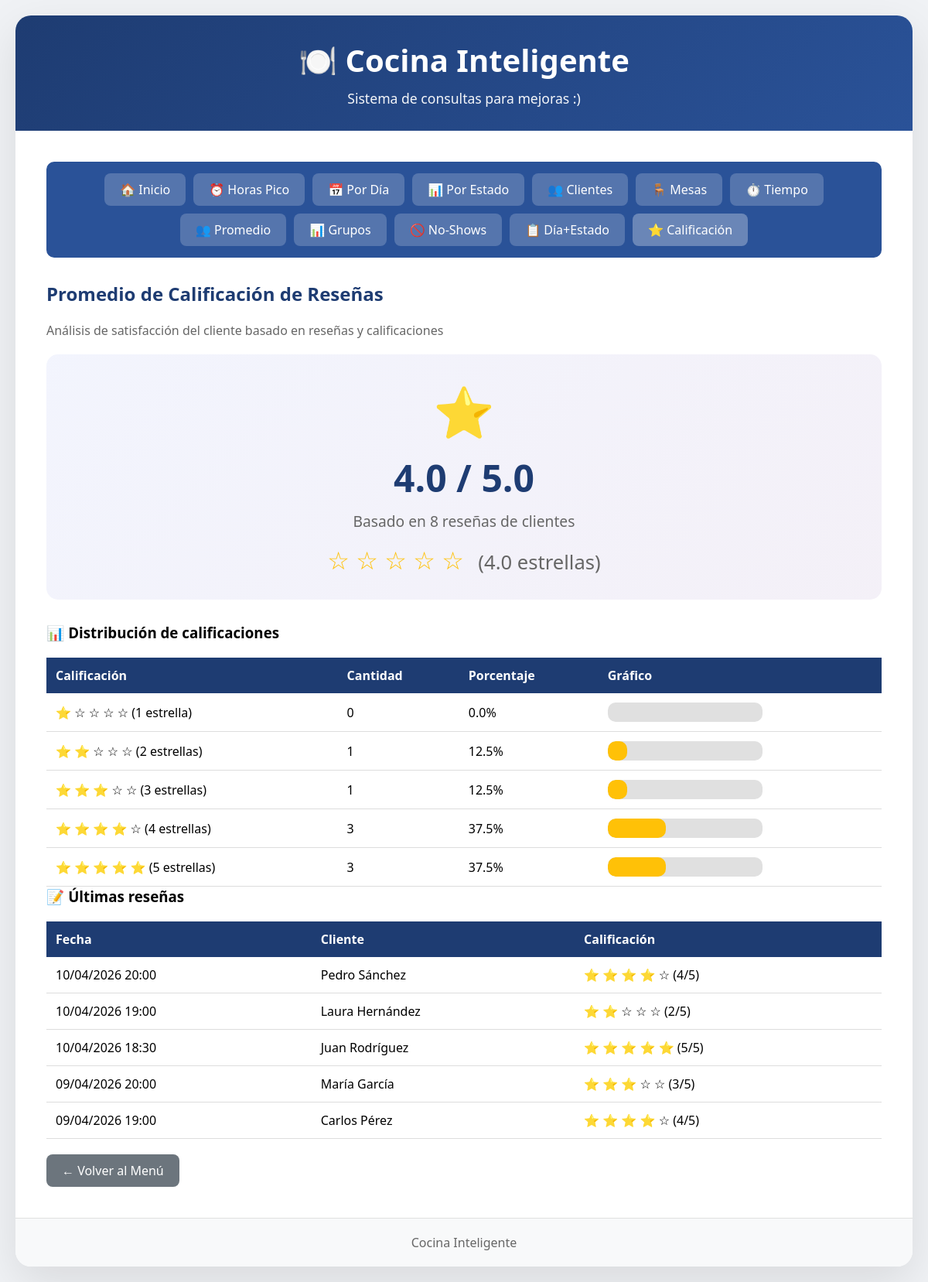
The page /promedio-calificaciones/ on the database its author committed.
### reservaciones/models.py (models this page shows, shortened)
class Resena(models.Model):
    calificacion = models.IntegerField()  # ej: 1 a 5
    reservacion = models.OneToOneField(Reservacion, on_delete=models.CASCADE)

class Reservacion(models.Model):
    ESTADOS = [
        ('confirmada', 'Confirmada'),
        ('cancelada', 'Cancelada'),
        ('no_show', 'No Show'),
    ]
    fecha = models.DateField()
    hora_inicio = models.TimeField()
    hora_fin = models.TimeField()
    numero_personas = models.IntegerField()
    estado = models.CharField(max_length=15, choices=ESTADOS)
    cliente = models.ForeignKey(Cliente, on_delete=models.CASCADE)
    mesa = models.ForeignKey(Mesa, on_delete=models.CASCADE)

class Cliente(models.Model):
    nombre = models.CharField(max_length=100, unique=True)

### reservaciones/views.py (the view)
# urls.py: path('promedio-calificaciones/', views.promedio_calificaciones, name='promedio_calificaciones'),
def promedio_calificaciones(request):
    from django.db.models import Avg, Count
    promedio = Resena.objects.aggregate(
        promedio=Avg('calificacion'),
        total=Count('id')
    )
    promedio_valor = round(promedio['promedio'], 2) if promedio['promedio'] else 0
    total_resenas = promedio['total'] or 0
    distribucion = []
    for i in range(1, 6):
        count = Resena.objects.filter(calificacion=i).count()
        porcentaje = round((count / total_resenas) * 100, 1) if total_resenas > 0 else 0
        distribucion.append({
            'estrellas': i,
            'count': count,
            'porcentaje': porcentaje
        })
    ultimas_resenas = (Resena.objects
    .select_related('reservacion', 'reservacion__cliente')
    .order_by('-reservacion__fecha', '-reservacion__hora_inicio')[:5])
    if promedio_valor >= 4.5:
        recomendacion = "Excelente servicio. Mantener la calidad y considerar programa de fidelización."
        color = "#28a745"
    elif promedio_valor >= 4.0:
        recomendacion = "Buen servicio. Identificar áreas de oportunidad para llegar a excelencia."
        color = "#17a2b8"
    elif promedio_valor >= 3.0:
        recomendacion = "Servicio aceptable. Revisar quejas recurrentes y mejorar puntos débiles."
        color = "#ffc107"
    else:
        recomendacion = "Atención prioritaria. Realizar encuestas para identificar problemas graves."
        color = "#dc3545"
    context = {
        'promedio': promedio_valor,
        'total_resenas': total_resenas,
        'distribucion': distribucion,
        'ultimas_resenas': ultimas_resenas,
        'recomendacion': recomendacion,
        'color_recomendacion': color,
        'titulo': 'Promedio de Calificación de Reseñas',
        'descripcion': 'Análisis de satisfacción del cliente basado en reseñas y calificaciones'
    }
    return render(request, 'consulta_calificaciones.html', context)

### reservaciones/templates/consulta_calificaciones.html
{% extends 'base.html' %}
{% block content %}
<div style="background: #2a5298; padding: 15px; margin-bottom: 30px; border-radius: 10px; display: flex; gap: 10px; flex-wrap: wrap; justify-content: center;">
    <a href="{% url 'menu' %}" class="nav-btn" style="background: rgba(255,255,255,0.2); padding: 10px 20px; color: white; text-decoration: none; border-radius: 8px;">🏠 Inicio</a>
    <a href="{% url 'horas_pico' %}" class="nav-btn" style="background: rgba(255,255,255,0.2); padding: 10px 20px; color: white; text-decoration: none; border-radius: 8px;">⏰ Horas Pico</a>
    <a href="{% url 'reservaciones_por_dia' %}" class="nav-btn" style="background: rgba(255,255,255,0.2); padding: 10px 20px; color: white; text-decoration: none; border-radius: 8px;">📅 Por Día</a>
    <a href="{% url 'total_por_estado' %}" class="nav-btn" style="background: rgba(255,255,255,0.2); padding: 10px 20px; color: white; text-decoration: none; border-radius: 8px;">📊 Por Estado</a>
    <a href="{% url 'clientes_frecuentes' %}" class="nav-btn" style="background: rgba(255,255,255,0.2); padding: 10px 20px; color: white; text-decoration: none; border-radius: 8px;">👥 Clientes</a>
    <a href="{% url 'mesas_populares' %}" class="nav-btn" style="background: rgba(255,255,255,0.2); padding: 10px 20px; color: white; text-decoration: none; border-radius: 8px;">🪑 Mesas</a>
    <a href="{% url 'tiempo_promedio_estancia' %}" class="nav-btn" style="background: rgba(255,255,255,0.2); padding: 10px 20px; color: white; text-decoration: none; border-radius: 8px;">⏱️ Tiempo</a>
    <a href="{% url 'promedio_personas' %}" class="nav-btn" style="background: rgba(255,255,255,0.2); padding: 10px 20px; color: white; text-decoration: none; border-radius: 8px;">👥 Promedio</a>
    <a href="{% url 'reservaciones_por_personas' %}" class="nav-btn" style="background: rgba(255,255,255,0.2); padding: 10px 20px; color: white; text-decoration: none; border-radius: 8px;">📊 Grupos</a>
    <a href="{% url 'cantidad_no_shows' %}" class="nav-btn" style="background: rgba(255,255,255,0.2); padding: 10px 20px; color: white; text-decoration: none; border-radius: 8px;">🚫 No-Shows</a>
    <a href="{% url 'reservaciones_dia_estado' %}" class="nav-btn" style="background: rgba(255,255,255,0.2); padding: 10px 20px; color: white; text-decoration: none; border-radius: 8px;">📋 Día+Estado</a>
    <a href="{% url 'promedio_calificaciones' %}" class="nav-btn" style="background: rgba(255,255,255,0.3); padding: 10px 20px; color: white; text-decoration: none; border-radius: 8px;">⭐ Calificación</a>
</div>
<h2>{{ titulo }}</h2>
<p style="color: #666; margin-bottom: 20px;">{{ descripcion }}</p>
<div style="background: linear-gradient(135deg, #667eea15 0%, #764ba215 100%); border-radius: 15px; padding: 30px; text-align: center; margin-bottom: 30px;">
    <div style="font-size: 4em; margin-bottom: 10px;">⭐</div>
    <div style="font-size: 3em; color: #1e3c72; font-weight: bold;">{{ promedio }} / 5.0</div>
    <div style="font-size: 1.2em; color: #666; margin-top: 10px;">
        Basado en {{ total_resenas }} reseñas de clientes
    </div>
    <div style="margin-top: 15px; font-size: 2em; color: #ffc107;">
        {% for i in "12345"|make_list %}
            {% if forloop.counter <= promedio|floatformat:0 %}
                ★
            {% else %}
                ☆
            {% endif %}
        {% endfor %}
        <span style="font-size: 0.8em; color: #666; margin-left: 10px;">({{ promedio }} estrellas)</span>
    </div>
</div>
<h3>📊 Distribución de calificaciones</h3>
<table class="table">
    <thead>
        <tr>
            <th>Calificación</th>
            <th>Cantidad</th>
            <th>Porcentaje</th>
            <th>Gráfico</th>
        </tr>
    </thead>
    <tbody>
        {% for item in distribucion %}
        <tr>
            <td>
                {% for i in "12345"|make_list %}
                    {% if forloop.counter <= item.estrellas %}⭐{% else %}☆{% endif %}
                {% endfor %}
                ({{ item.estrellas }} estrella{% if item.estrellas != 1 %}s{% endif %})
            </td>
            <td>{{ item.count }}</td>
            <td>{{ item.porcentaje }}%</td>
            <td>
                <div style="background: #e0e0e0; border-radius: 10px; overflow: hidden; width: 200px;">
                    <div style="background: #ffc107; width: {{ item.porcentaje }}%; height: 25px; border-radius: 10px;"></div>
                </div>
            </td>
        </tr>
        {% endfor %}
    </tbody>
</table>
<h3>📝 Últimas reseñas</h3>
<table class="table">
    <thead>
        <tr>
            <th>Fecha</th>
            <th>Cliente</th>
            <th>Calificación</th>
        </tr>
    </thead>
    <tbody>
        {% for resena in ultimas_resenas %}
        <tr>
            <td>{{ resena.reservacion.fecha|date:"d/m/Y" }} {{ resena.reservacion.hora_inicio|time:"H:i" }}</td>
            <td>{{ resena.reservacion.cliente.nombre }}</td>
            <td>
                {% for i in "12345"|make_list %}
                    {% if forloop.counter <= resena.calificacion %}⭐{% else %}☆{% endif %}
                {% endfor %}
                ({{ resena.calificacion }}/5)
            </td>
        </tr>
        {% empty %}
        <tr>
            <td colspan="3" style="text-align: center;">No hay reseñas registradas</td>
        </tr>
        {% endfor %}
    </tbody>
</table>
<a href="{% url 'menu' %}" class="btn-back" style="display: inline-block; margin-top: 20px;">← Volver al Menú</a>
{% endblock %}

### reservaciones/templates/base.html (style rules this page uses)
* { margin: 0; padding: 0; box-sizing: border-box; }
body { font-family: 'Segoe UI', Tahoma, Geneva, Verdana, sans-serif; background: #f0f2f5; min-height: 100vh; padding: 20px; }
.btn-back { display: inline-block; background: #6c757d; color: white; padding: 10px 20px; text-decoration: none; border-radius: 8px; transition: background 0.3s; }
.table { width: 100%; border-collapse: collapse; margin-top: 20px; background: white; }
.table th { background: #1e3c72; color: white; padding: 12px; text-align: left; }
.table td { padding: 12px; border-bottom: 1px solid #ddd; }
h2 { color: #1e3c72; margin-bottom: 20px; }

### rows shown on the page
Resena: reservacion.fecha "10/04/2026", reservacion.hora_inicio "20:00", reservacion.cliente.nombre "Pedro Sánchez", calificacion "4"
Resena: reservacion.fecha "10/04/2026", reservacion.hora_inicio "19:00", reservacion.cliente.nombre "Laura Hernández", calificacion "2"
Resena: reservacion.fecha "10/04/2026", reservacion.hora_inicio "18:30", reservacion.cliente.nombre "Juan Rodríguez", calificacion "5"
Resena: reservacion.fecha "09/04/2026", reservacion.hora_inicio "20:00", reservacion.cliente.nombre "María García", calificacion "3"
Resena: reservacion.fecha "09/04/2026", reservacion.hora_inicio "19:00", reservacion.cliente.nombre "Carlos Pérez", calificacion "4"

### other values the page prints
{{ titulo }} "Promedio de Calificación de Reseñas"
{{ descripcion }} "Análisis de satisfacción del cliente basado en reseñas y calificaciones"
{{ promedio }} "4.0"
{{ total_resenas }} "8"
{{ item.estrellas }} "1" "2" "3" "4" "5"
{{ item.count }} "0" "1" "1" "3" "3"
{{ item.porcentaje }} "0.0" "12.5" "12.5" "37.5" "37.5"
